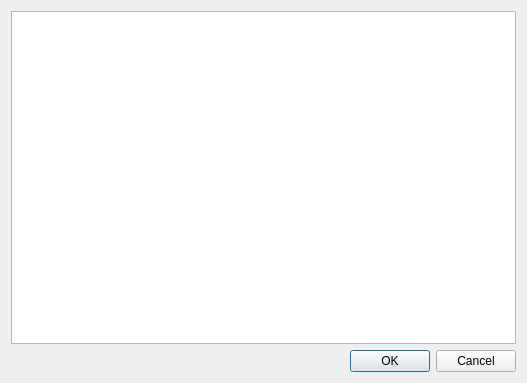
<?xml version="1.0" encoding="UTF-8"?>
<ui version="4.0">
 <class>Dialog_Plem</class>
 <widget class="QDialog" name="Dialog_Plem">
  <property name="geometry">
   <rect>
    <x>0</x>
    <y>0</y>
    <width>527</width>
    <height>383</height>
   </rect>
  </property>
  <property name="windowTitle">
   <string>Селекционная работа</string>
  </property>
  <layout class="QVBoxLayout" name="verticalLayout">
   <item>
    <widget class="QTableWidget" name="tableWidget"/>
   </item>
   <item>
    <widget class="QDialogButtonBox" name="buttonBox">
     <property name="orientation">
      <enum>Qt::Horizontal</enum>
     </property>
     <property name="standardButtons">
      <set>QDialogButtonBox::Cancel|QDialogButtonBox::Ok</set>
     </property>
    </widget>
   </item>
  </layout>
 </widget>
 <resources/>
 <connections>
  <connection>
   <sender>buttonBox</sender>
   <signal>accepted()</signal>
   <receiver>Dialog_Plem</receiver>
   <slot>accept()</slot>
   <hints>
    <hint type="sourcelabel">
     <x>248</x>
     <y>254</y>
    </hint>
    <hint type="destinationlabel">
     <x>157</x>
     <y>274</y>
    </hint>
   </hints>
  </connection>
  <connection>
   <sender>buttonBox</sender>
   <signal>rejected()</signal>
   <receiver>Dialog_Plem</receiver>
   <slot>reject()</slot>
   <hints>
    <hint type="sourcelabel">
     <x>316</x>
     <y>260</y>
    </hint>
    <hint type="destinationlabel">
     <x>286</x>
     <y>274</y>
    </hint>
   </hints>
  </connection>
 </connections>
</ui>
